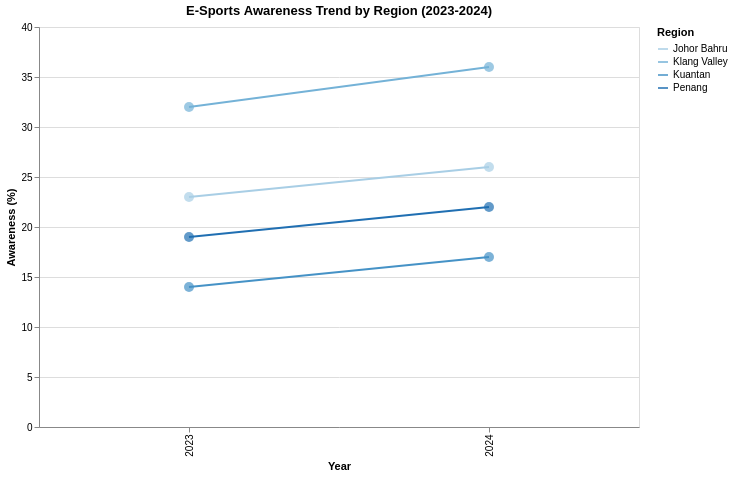

Write a Vega-Lite specification for this figure.
### Vega-Lite specification from a JSON file in a GitHub repository (floating-point values rounded to 4 significant figures)
{"$schema": "https://vega.github.io/schema/vega-lite/v5.json", "title": "E-Sports Awareness Trend by Region (2023-2024)", "width": 600, "height": 400, "data": {"values": [{"region": "Klang Valley", "year": 2023, "awareness": 32}, {"region": "Klang Valley", "year": 2024, "awareness": 36}, {"region": "Johor Bahru", "year": 2023, "awareness": 23}, {"region": "Johor Bahru", "year": 2024, "awareness": 26}, {"region": "Penang", "year": 2023, "awareness": 19}, {"region": "Penang", "year": 2024, "awareness": 22}, {"region": "Kuantan", "year": 2023, "awareness": 14}, {"region": "Kuantan", "year": 2024, "awareness": 17}]}, "layer": [{"mark": {"type": "line", "point": false, "strokeWidth": 2}, "encoding": {"x": {"field": "year", "type": "ordinal", "title": "Year"}, "y": {"field": "awareness", "type": "quantitative", "title": "Awareness (%)"}, "color": {"field": "region", "type": "nominal", "scale": {"scheme": "blues"}, "legend": {"title": "Region"}}}}, {"mark": {"type": "point", "filled": true, "size": 100}, "encoding": {"x": {"field": "year", "type": "ordinal"}, "y": {"field": "awareness", "type": "quantitative"}, "color": {"field": "region", "type": "nominal", "scale": {"scheme": "blues"}, "legend": false}, "tooltip": [{"field": "region", "type": "nominal", "title": "Region"}, {"field": "year", "type": "ordinal", "title": "Year"}, {"field": "awareness", "type": "quantitative", "title": "Awareness %"}]}}]}
